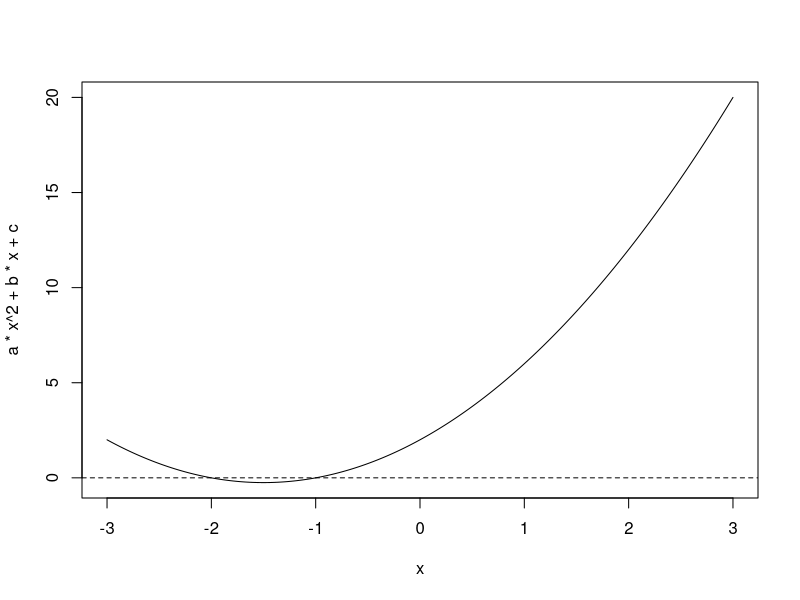

Write R code to recreate this figure.
## ---- chunk 1
solve_formula <- function(a, b, c){
  if(b^2-4*a*c < 0){
    print(paste0("There are no real solutions to: ", a, "x^2 + ", b, "x + ", c, " = 0"))
  }
  else{
    solution_1 <- ((-b + sqrt(b^2 - 4*a*c))/(2*a))
    solution_2 <- ((-b - sqrt(b^2 - 4*a*c))/(2*a))
    if(solution_1 == solution_2){
      print(paste0("The solution to ", a, "x^2 + ", b, "x + ", c, " = 0 is ", solution_1))
    }
    else{
      print(paste0("The solutions to ", a, "x^2 + ", b, "x + ", c, " = 0 are ", solution_1, " and ", solution_2, "."))
      }
    
    x <- seq(-3, 3, length = 300)
    plot(x, a*x^2 + b*x + c, type = "l")
    abline(h = 0, lty = 2)
  }
}

solve_formula(1, 3, 2)
